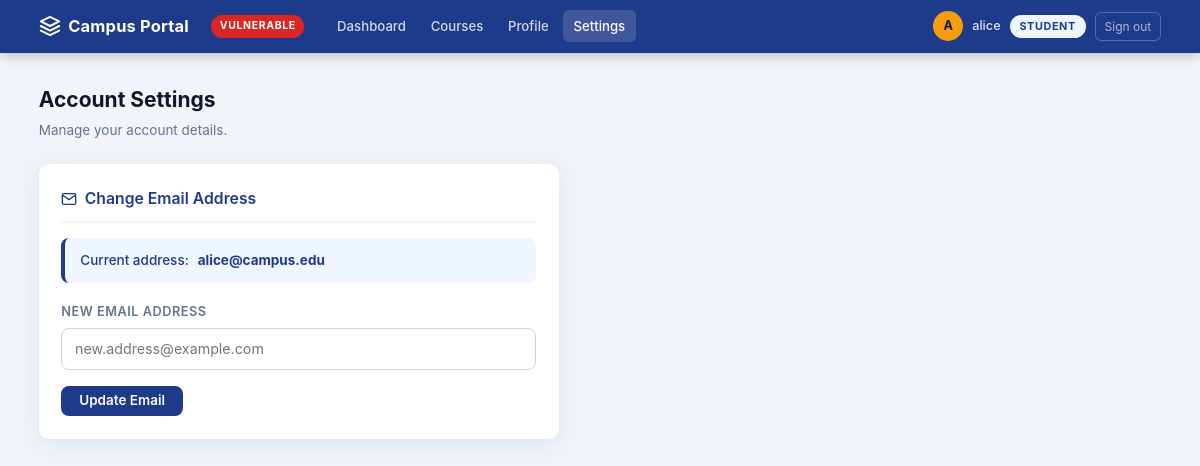
Page /change_email (signed in) on the committed database.
### tables this page shows
CREATE TABLE users (
    id       INTEGER PRIMARY KEY AUTOINCREMENT,
    username TEXT NOT NULL UNIQUE,
    password TEXT NOT NULL,
    role     TEXT NOT NULL DEFAULT 'student',
    email    TEXT NOT NULL
);

### app.py (the view)
    def wrapper(*args, **kwargs):
        if "user_id" not in session:
            return redirect(url_for("login"))
        return fn(*args, **kwargs)

### app.py (called while the page is built, shortened)
def get_db():
    if "db" not in g:
        con = sqlite3.connect(DB_PATH)
        con.row_factory = sqlite3.Row
        g.db = con
    return g.db

@app.context_processor
def inject_user():
    uid  = session.get("user_id")
    user = None
    if uid:
        db   = get_db()
        user = db.execute("SELECT * FROM users WHERE id = ?", (uid,)).fetchone()
    return {"current_user": user, "version": "VULNERABLE"}

def login_required(fn):
    def wrapper(*args, **kwargs):
        if "user_id" not in session:
            return redirect(url_for("login"))
        return fn(*args, **kwargs)
    wrapper.__name__ = fn.__name__
    return wrapper

@app.route("/change_email", methods=["GET", "POST"])
@login_required
def change_email():
    db      = get_db()
    success = None
    error   = None
    user = db.execute("SELECT * FROM users WHERE id=?", (session["user_id"],)).fetchone()
    return render_template("change_email.html", user=user, success=success, error=error)

### templates/change_email.html (shortened to what this page needs)
{% extends "base.html" %}
{% block content %}
<div class="page-header">
  <h1>Account Settings</h1>
  <p>Manage your account details.</p>
</div>
<div class="card change-email-card">
  <div class="card-title">
    <svg width="16" height="16" viewBox="0 0 24 24" fill="none" stroke="currentColor" stroke-width="2" aria-hidden="true">
      <path d="M4 4h16c1.1 0 2 .9 2 2v12c0 1.1-.9 2-2 2H4c-1.1 0-2-.9-2-2V6c0-1.1.9-2 2-2z"/>
      <polyline points="22,6 12,13 2,6"/>
    </svg>
    Change Email Address
  </div>
  {% if user %}
  <div class="alert alert-info" role="status" style="margin-bottom:1.25rem;">
    Current address: <strong>{{ user['email'] }}</strong>
  </div>
  {% endif %}
  <form method="POST" action="{{ url_for('change_email') }}" id="change-email-form">
    <div class="form-group">
      <label for="email-input">New Email Address</label>
      <input
        type="email"
        id="email-input"
        name="email"
        placeholder="new.address@example.com"
        autocomplete="email"
        required
      >
    </div>
    <button type="submit" class="btn btn-primary" id="btn-update-email">
      Update Email
    </button>
  </form>
</div>
{% endblock %}

### templates/base.html (shortened to what this page needs)
<!DOCTYPE html>
<html lang="en">
<head>
  <link rel="stylesheet" href="{{ url_for('static', filename='style.css') }}">
</head>
<body>
{% if current_user %}
<nav class="topnav" role="navigation" aria-label="Main navigation">
  <div class="topnav-inner">
    <a class="nav-logo" href="{{ url_for('dashboard') }}">
      <svg width="22" height="22" viewBox="0 0 24 24" fill="none" stroke="currentColor" stroke-width="2.2" stroke-linecap="round" stroke-linejoin="round" aria-hidden="true">
        <path d="M12 2L2 7l10 5 10-5-10-5z"/>
        <path d="M2 17l10 5 10-5"/>
        <path d="M2 12l10 5 10-5"/>
      </svg>
      Campus Portal
    </a>
    <span class="version-badge" aria-label="Version: {{ version }}">{{ version }}</span>
    <div class="nav-links">
      {% if current_user['role'] == 'admin' %}
        <a href="{{ url_for('admin_dashboard') }}"      {% if request.endpoint == 'admin_dashboard'      %}class="active"{% endif %}>Dashboard</a>
        <a href="{{ url_for('admin_users') }}"          {% if request.endpoint == 'admin_users'          %}class="active"{% endif %}>Users</a>
        <a href="{{ url_for('admin_announcements') }}"  {% if request.endpoint == 'admin_announcements'  %}class="active"{% endif %}>Announcements</a>
        <a href="{{ url_for('search') }}"               {% if request.endpoint == 'search'               %}class="active"{% endif %}>Courses</a>
        <a href="{{ url_for('profile') }}"              {% if request.endpoint == 'profile'              %}class="active"{% endif %}>Profile</a>
      {% else %}
        <a href="{{ url_for('student_dashboard') }}"  {% if request.endpoint == 'student_dashboard'  %}class="active"{% endif %}>Dashboard</a>
        <a href="{{ url_for('search') }}"             {% if request.endpoint == 'search'             %}class="active"{% endif %}>Courses</a>
        <a href="{{ url_for('profile') }}"            {% if request.endpoint == 'profile'            %}class="active"{% endif %}>Profile</a>
        <a href="{{ url_for('change_email') }}"       {% if request.endpoint == 'change_email'       %}class="active"{% endif %}>Settings</a>
      {% endif %}
    </div>
    <div class="nav-user">
      <div class="avatar" aria-hidden="true">{{ current_user['username'][0] }}</div>
      <span class="nav-username">{{ current_user['username'] }}</span>
      <span class="role-chip {{ current_user['role'] }}">{{ current_user['role'] }}</span>
      <a href="{{ url_for('logout') }}" class="btn-logout">Sign out</a>
    </div>
  </div>
</nav>
{% endif %}
<main class="page-main" id="main-content">
  <div class="wrapper">
    {% block content %}{% endblock %}
  </div>
</main>
</body>
</html>

### rows in the picture
users: username "A", username "alice", role "STUDENT", email "alice@campus.edu"

### other values in the picture
{{ version }} "VULNERABLE"
